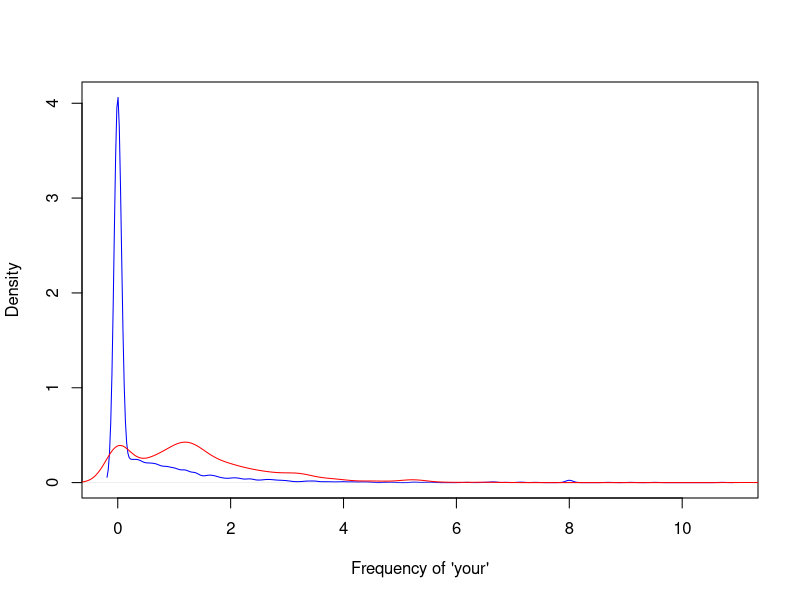
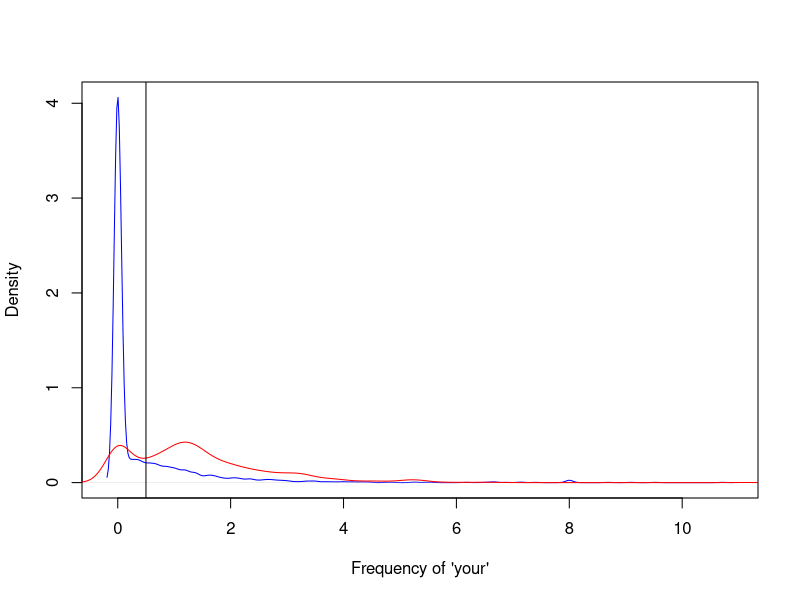

Recreate these plots in R, in order.
## ---- chunk 1
library(kernlab)
data(spam)
head(spam)

## ---- chunk 2
plot(density(spam$your[spam$type=="nonspam"]),
     col="blue",main="",xlab="Frequency of 'your'")
lines(density(spam$your[spam$type=="spam"]),col="red")
## ---- chunk 3
plot(density(spam$your[spam$type=="nonspam"]),
     col="blue",main="",xlab="Frequency of 'your'")
lines(density(spam$your[spam$type=="spam"]),col="red")
abline(v=0.5,col="black")
## ---- chunk 4
prediction <- ifelse(spam$your > 0.5,"spam","nonspam")
table(prediction,spam$type)/length(spam$type)
